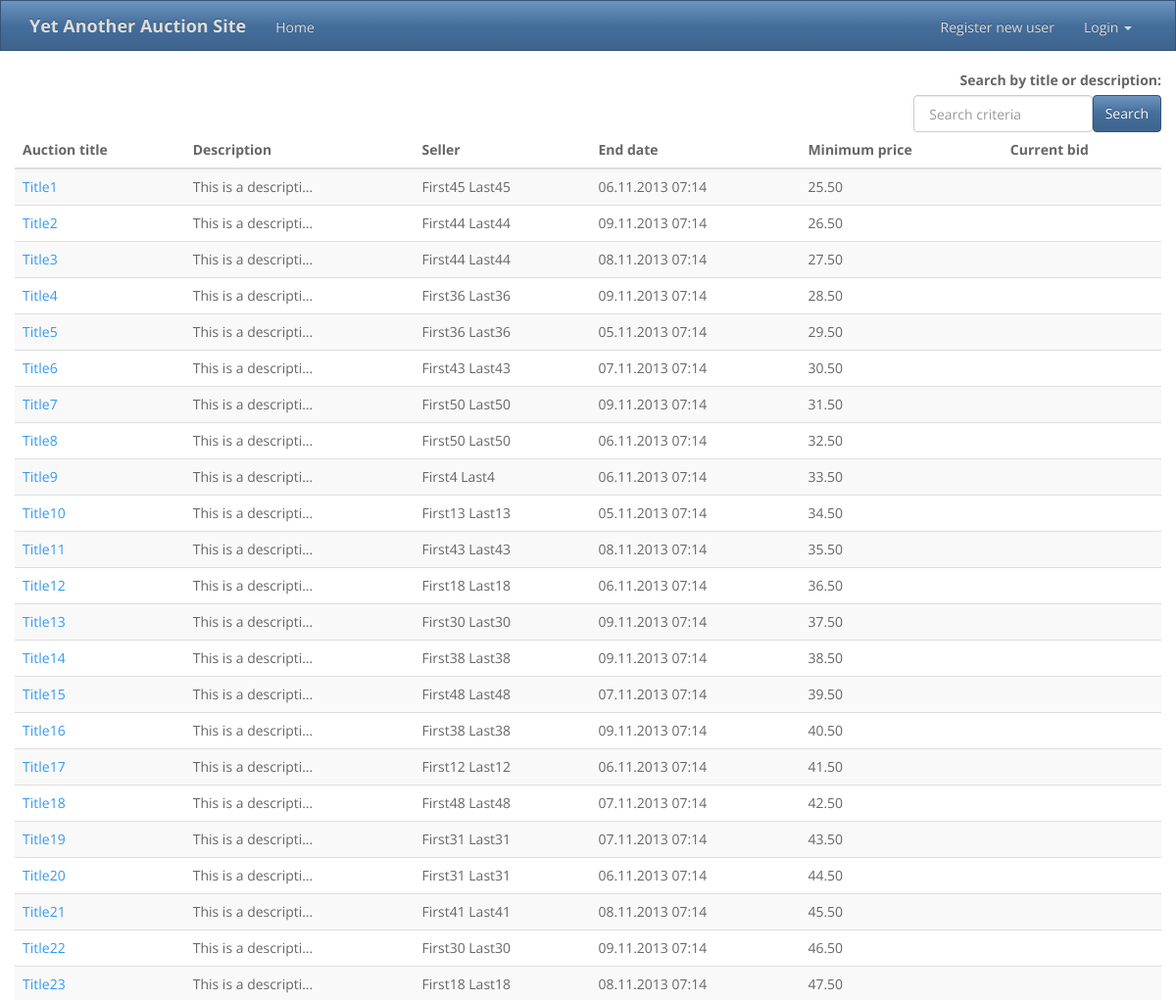
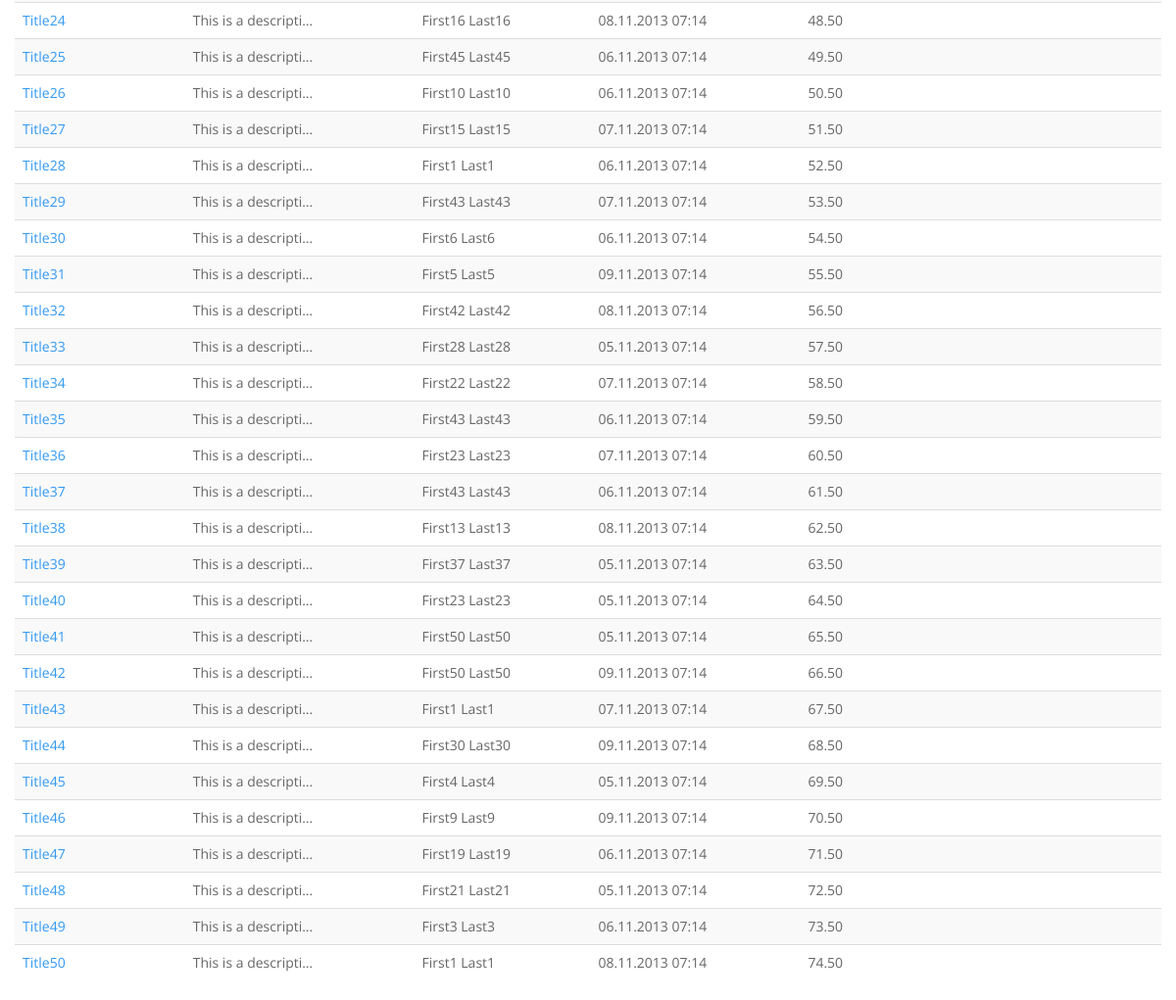
Before: /YAAS/ with the older database file (2 pictures, top to bottom).
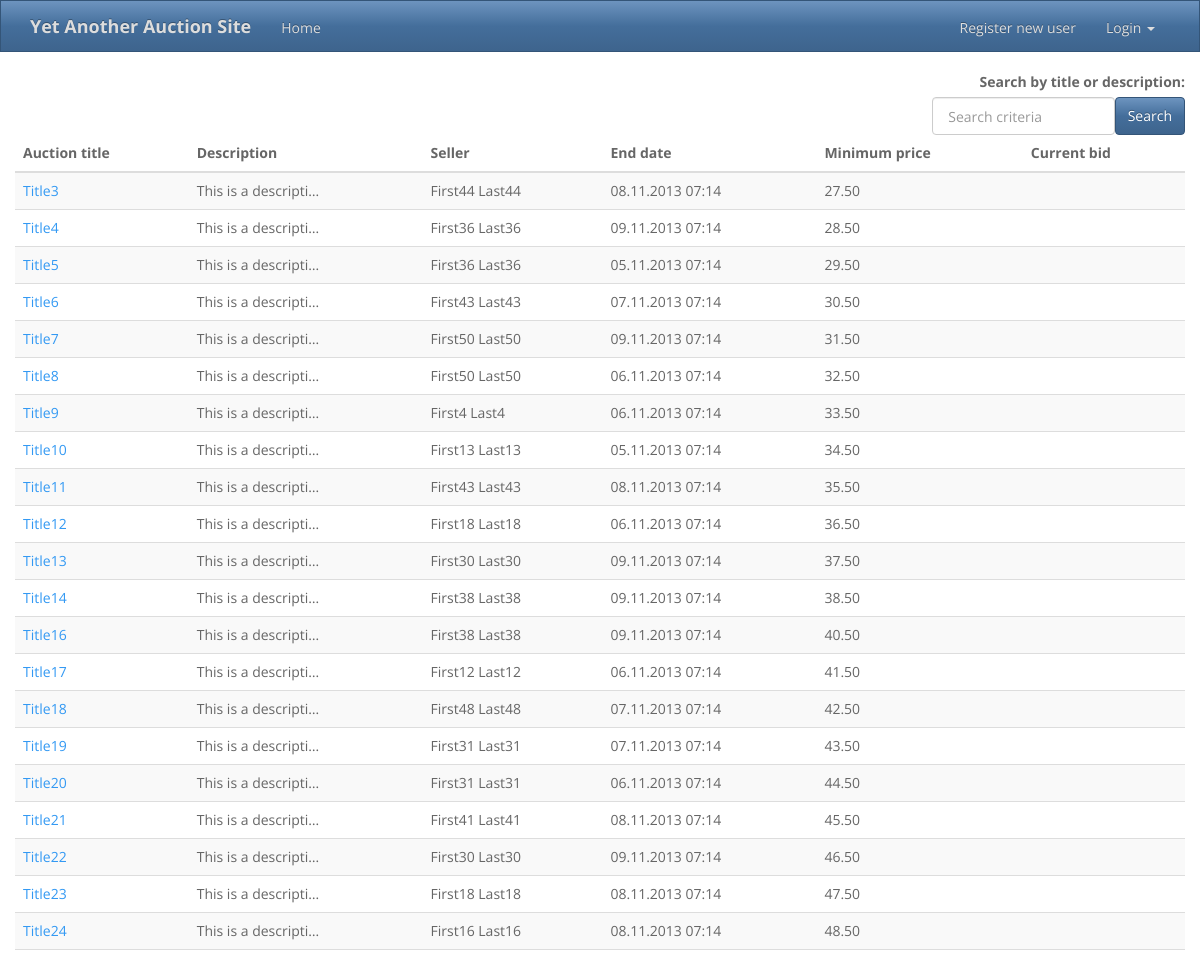
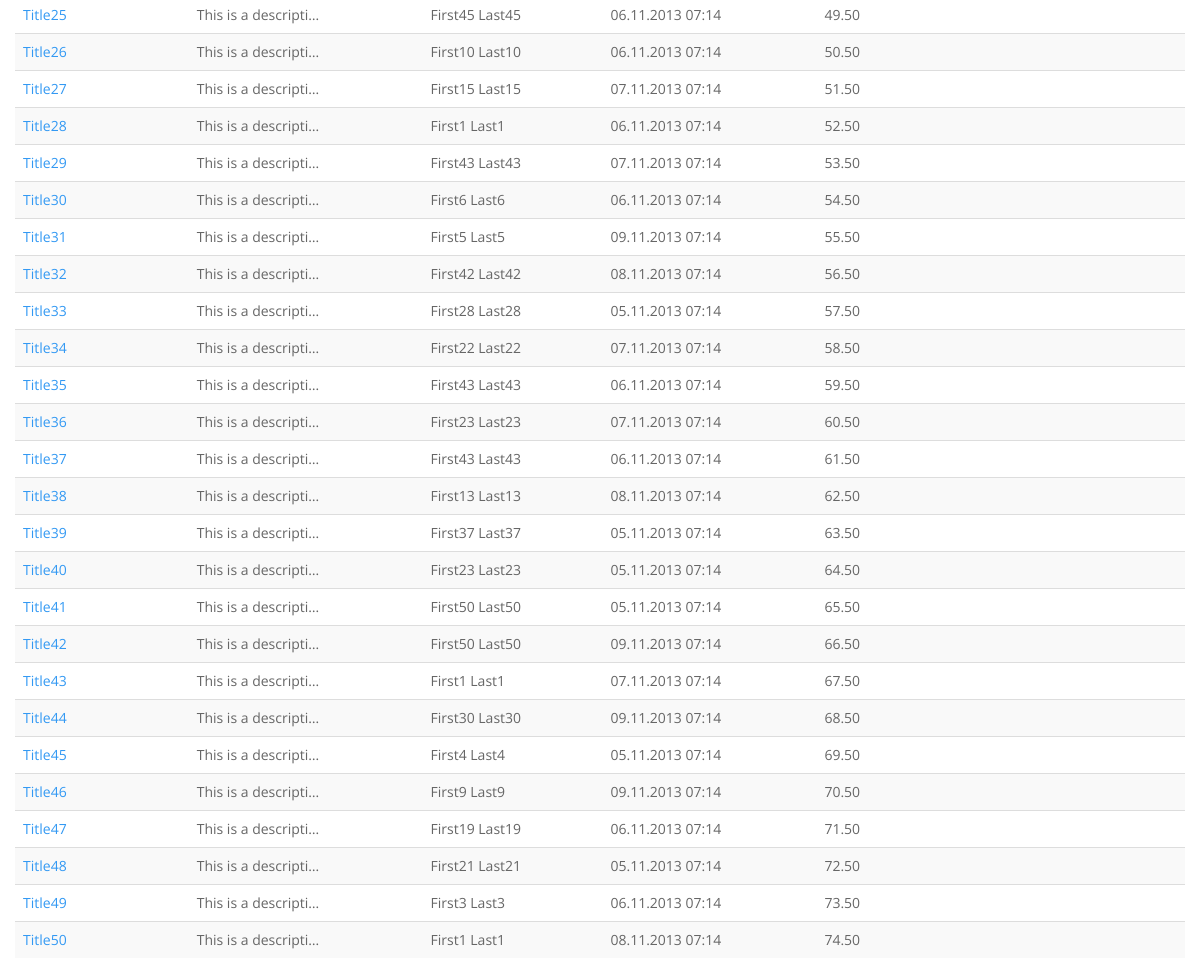
After: the same page with the newer database file (2 pictures, top to bottom).
### YAAS_app/models.py (models this page shows, shortened)
class Auction(models.Model):
    id = models.AutoField(primary_key=True)
    seller = models.ForeignKey(User)
    title = models.CharField(max_length=30)
    description = models.TextField()
    start_date = models.DateTimeField(auto_now_add=True)
    updated_date = models.DateTimeField(auto_now=True)
    end_date = models.DateTimeField()
    minimum_price = models.DecimalField(max_digits=16, decimal_places=2)
    active = models.BooleanField(default=True)
    banned = models.BooleanField(default=False)
    @classmethod
    def getActive(cls):
        return cls.objects.filter(Q(active=True) & Q(banned=False))

### YAAS_app/views.py (the view)
def home(request):
    template = "home.html"
    context = {"auctions": Auction.getActive()}
    return render_to_response(template, context, context_instance=RequestContext(request))

### templates/home.html (shortened to what this page needs)
{% extends "base.html" %}
{% block content %}
    <div class="row"><label class="control-label pull-right">Search by title or description:</label></div>
    <div class="row">
        <form class="form-inline pull-right" action="/YAAS/auction/search/" method="post">
            <div class="form-group pull-left">
                <input type="text" class="form-control" name="criteria" placeholder=" Search criteria">
            </div>
            <input type="submit" class="btn btn-primary pull-right" value="Search">
        </form>
    </div>
    <div class="row">
        <table class="table table-striped table-hover">
            <thead>
            <tr>
                <th>Auction title</th>
                <th>Description</th>
                <th>Seller</th>
                <th>End date</th>
                <th>Minimum price</th>
                <th>Current bid</th>
            </tr>
            </thead>
            <tbody>
            {% for a in auctions %}
                <tr>
                    <td><a href="/YAAS/auction/{{ a.id }}/">{{ a.title }}</a></td>
                    <td>{{ a.description|truncatechars:20 }}</td>
                    <td>{{ a.seller.get_full_name }}</td>
                    <td>{{ a.end_date|date:"d.m.Y H:i" }}</td>
                    <td>{{ a.minimum_price|floatformat:2 }}</td>
                    <td></td>
                </tr>
            {% endfor %}
            </tbody>
        </table>
    </div>
{% endblock %}

Changed rows visible on the page:
no longer on this page (row edited): Auction: title "Title1", description "This is a descripti…", seller.get_full_name "First45 Last45", end_date "06.11.2013 07:14", minimum_price "25.50"
no longer on this page (row edited): Auction: title "Title2", description "This is a descripti…", seller.get_full_name "First44 Last44", end_date "09.11.2013 07:14", minimum_price "26.50"
no longer on this page (row edited): Auction: title "Title15", description "This is a descripti…", seller.get_full_name "First48 Last48", end_date "07.11.2013 07:14", minimum_price "39.50"
